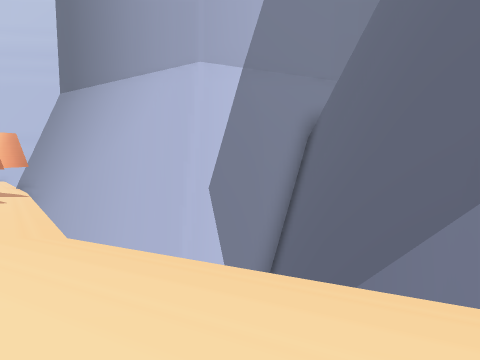
View 1 (above)

24 first-person views from a walk through a 3-D level made in the Unity game engine. The camera is 1.2 m above the floor, tilts 2° down and sees 70° across. The floor is counted in squares, 2 m on a side. Each view is taken from the middle of a square. On the plan, view 1 faces up. The plan holds only what a view shows up to about 10 squares ahead; the rest is blank. The place goes on beyond the plan. Some surface patterns are stand-ins.

View 2
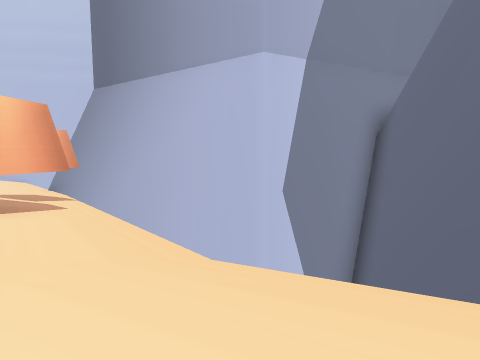

View 3
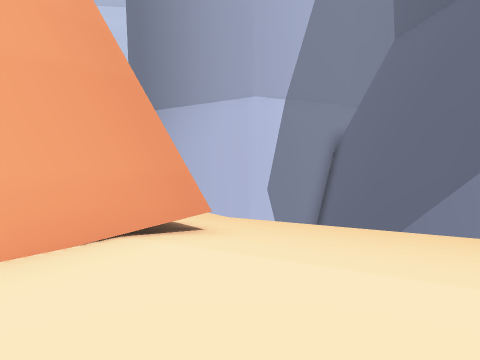

View 4
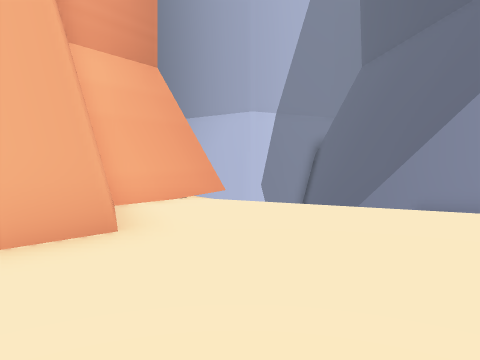

View 5
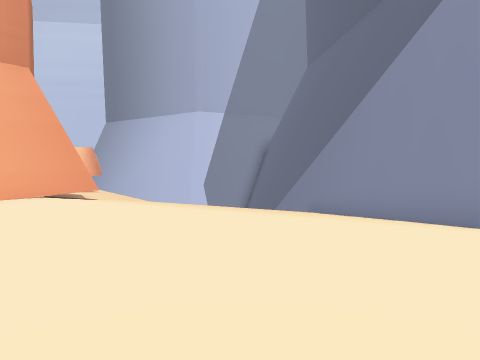

View 6
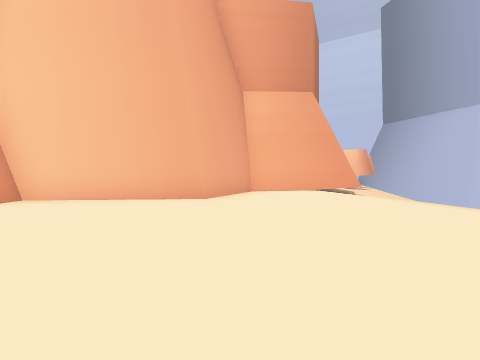

View 7
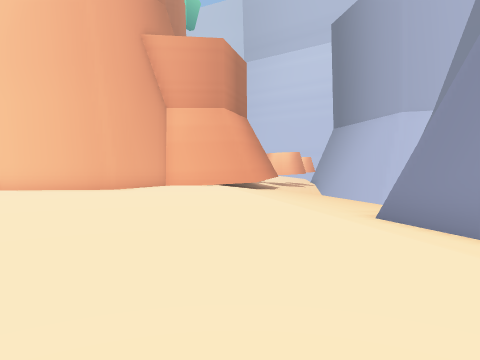

View 8
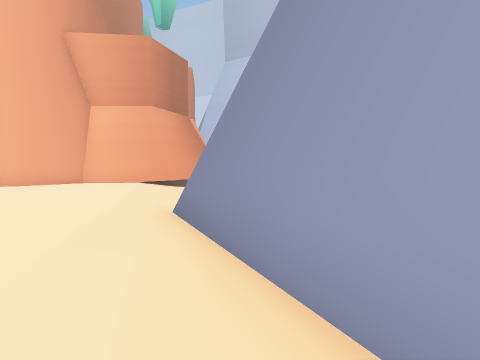

View 9
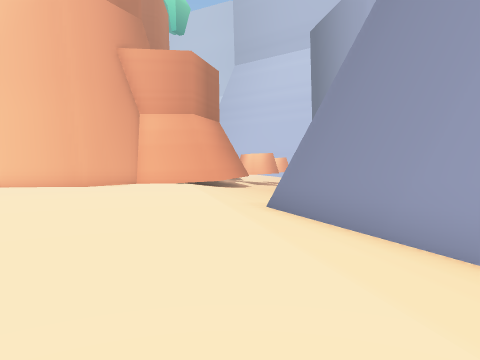

View 10
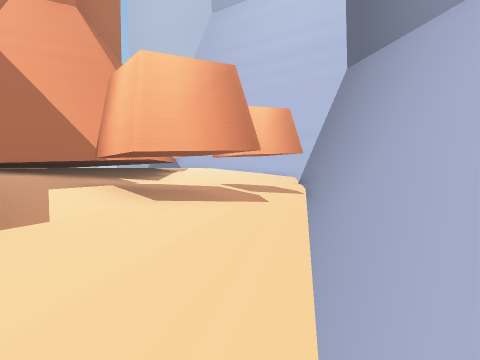

View 11
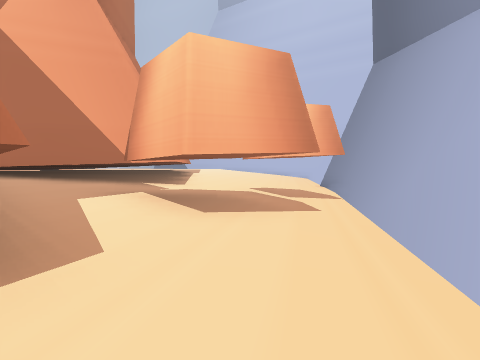

View 12
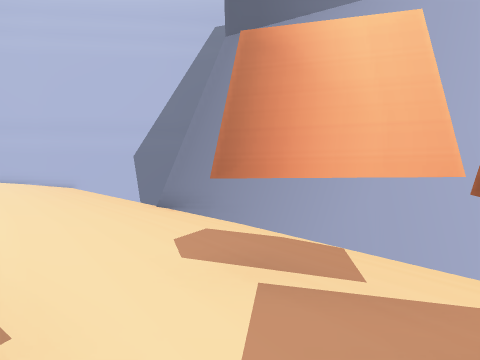

View 13
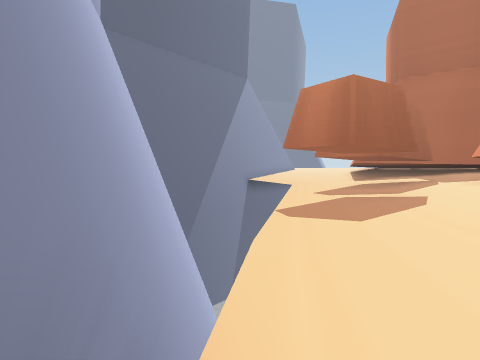

View 14
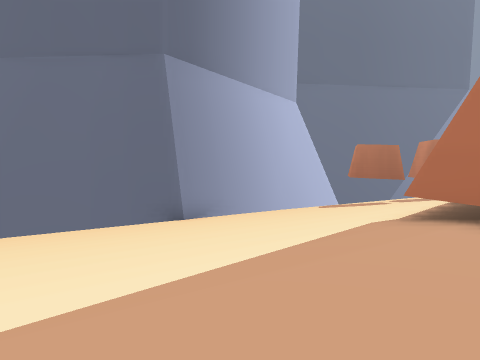

View 15
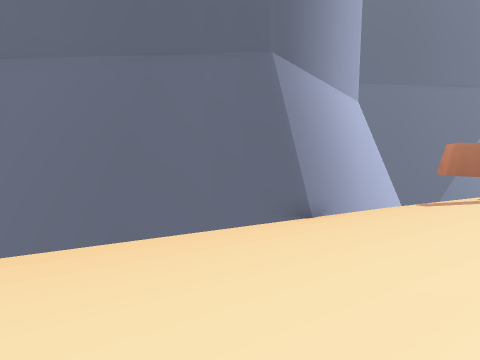

View 16
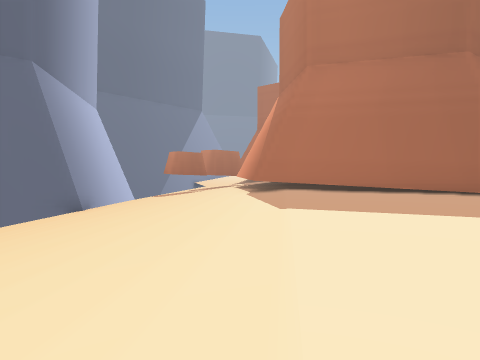

View 17
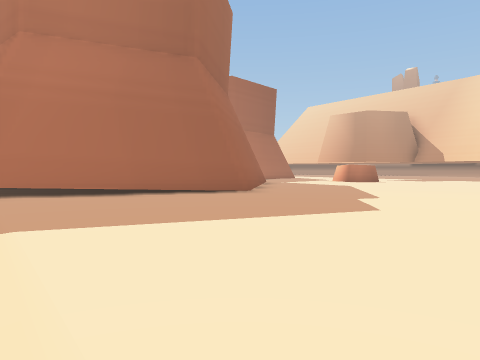

View 18
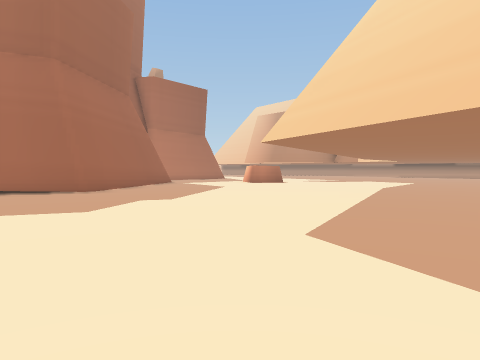

View 19
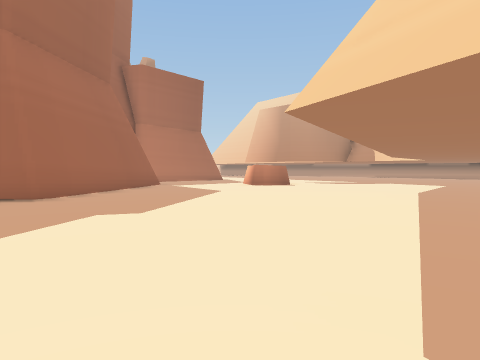

View 20
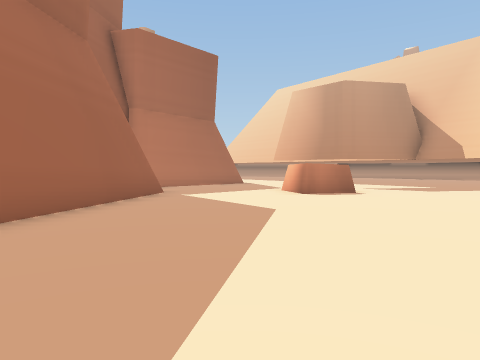

View 21
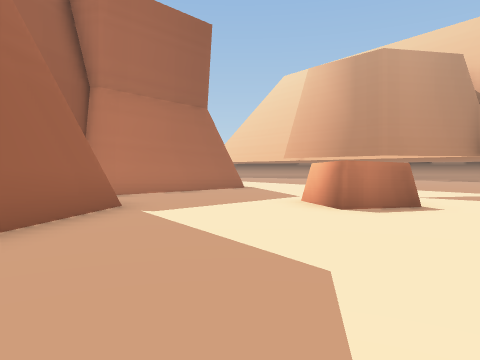

View 22
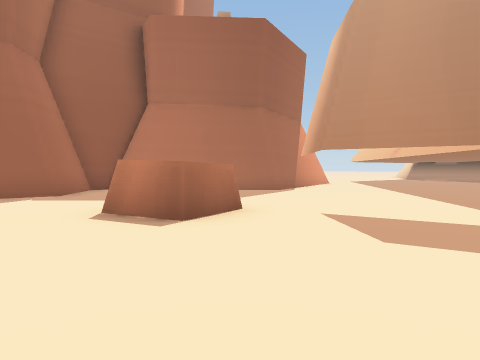

View 23
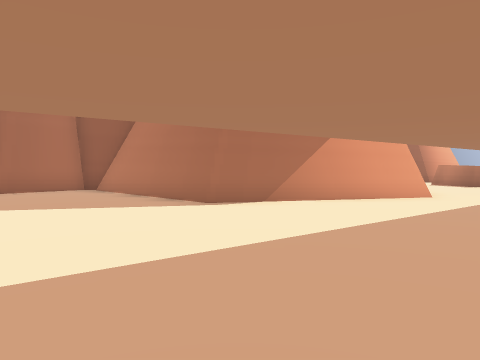

View 24
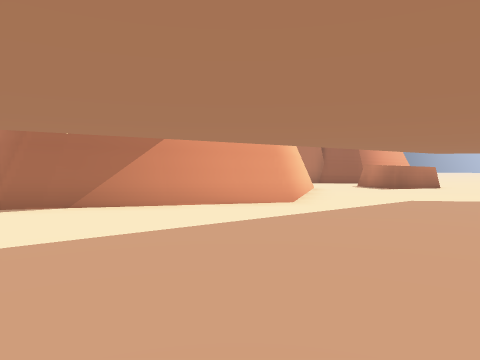

### Floor plan
Key: @ floor where view 1 was taken; # wall or solid block; . floor; / step, stairs or slope; ^ raised ledge; v drop or lower ground.
Columns run from 29 left of view 1 to 8 right of it. Each row starts with its distance up from view 1.
 23                    v#
 22                    v#
 21                    v#
 20                /v  v#
 19          .///////  ##
 18       .  .///////v ##
 17      ... ..///////v##
 16     ........///////##
 15     .........///////##
 14    ..........///////v##
 13   ............///////v###
 12   .............///////vv##
 11  .............###//////vv#######
 10 ...........####    //##vvvv###v#
  9 ..........##       #//# v vvvvv#
  8 ..........#        ##/##/v    v##
  7 ..........#         #/##/v    v##
  6 ..........#         #/##//v    v#
  5  ........##         #//////v   v#
  4  ....^...##         #####///v  v#
  3  ....^....##              ////vv#
  2  ..........#              /////v#
  1  .........##               /////##
  0  ........##               #//@///#
 -1  .......##               ##//////#
 -2  ......##                #../////#
 -3   ......#                #....///#
 -4    .....#                #....../###
 -5   ......#                #.......//###
 -6    .....#####           ##.........//#
 -7     ........#          ##...........//
 -8       .......          ##.............
 -9        ......               ..........

Positions as (right, up) in squares from view 1, and headings:
1: (0, 0), facing up
2: (-2, 1), facing up
3: (-2, -4), facing up
4: (-2, -8), facing up
5: (1, -8), facing up
6: (2, -9), facing up-left
7: (6, -9), facing up-left
8: (8, -7), facing up-left
9: (8, -9), facing up-left
10: (-2, 4), facing up-left
11: (-3, 4), facing up-left
12: (-8, 7), facing up
13: (-10, 15), facing down-right
14: (-18, 14), facing right
15: (-18, 17), facing right
16: (-20, 19), facing down-right
17: (-19, 18), facing down
18: (-23, 18), facing down
19: (-23, 16), facing down
20: (-22, 12), facing down
21: (-22, 9), facing down
22: (-28, 6), facing down-right
23: (-28, -2), facing right
24: (-27, -5), facing right
